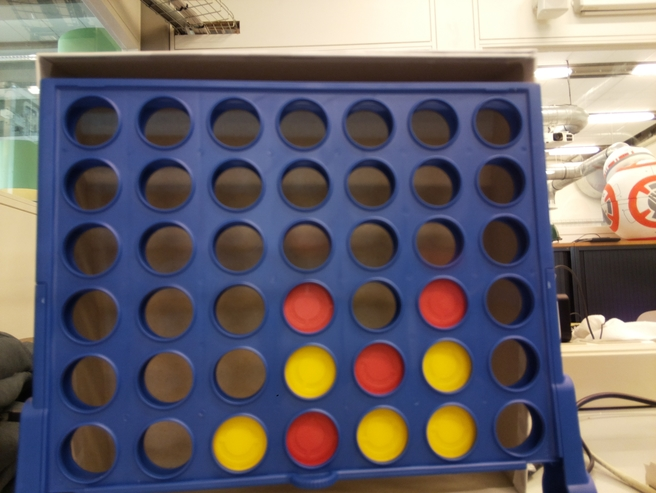
#> input picture VisionCode/board.jpg, 656 x 493 px
$ python getBothCircles.py   (Python 2 division)
#> lines starting #> are read from the running program, lines starting #| are printed output that depends on the picture; after the words box and inside, x2 and y2 are one past the last pixel; in counts of white or black regions, pixels touching at a corner belong together
#!/usr/bin/python

from __future__ import print_function

import cv2 as cv
import numpy as np
import sys
import os

def main():
	'''
	This code will filter out all colors except RED
	Then it will search for circles and will find only the RED circles.
	'''
	print(__doc__)
        d_hc = [30, 10, 20, 30]
	c_red = "red"
	c_yellow = "yellow"

	try:
		fn = sys.argv[1]
	except IndexError:
		fn = "board.jpg"
#Read/import the picture
	source = cv.imread(fn)
#> source is the input picture: shape (493, 656, 3); mean B, G, R 105.9, 101.1, 107.4
	print (source.shape)
#| (493, 656, 3)
#Blur the image
	blur = cv.medianBlur(source, 5)

#make a HSV image from the blurred picture
	hsv = cv.cvtColor(blur, cv.COLOR_BGR2HSV)
#> hsv: shape (493, 656, 3); mean H, S, V 65.5, 110.1, 133.8
#HSV. H: Hue, S: Saturation, V: Value
#lower_red lowest values.	H:  0, S:90, V:0
#upper_red highest values	H:20, S:255, V:255
	lower_red = np.array([0, 71,0])
	upper_red = np.array([15, 255,255])

        lower_red2 = np.array([177, 0, 0])
        upper_red2 = np.array([255, 255, 255])
#lower_yellow lowest values H: 20, S:190, V: 20
#upper_yellow lowest values H: 30, S:255, V:255
	lower_yellow = np.array([20,190,20])
	upper_yellow = np.array([30,255,255])
#apply the filter ranges
	mask_red_low	= cv.inRange(hsv, lower_red, upper_red)
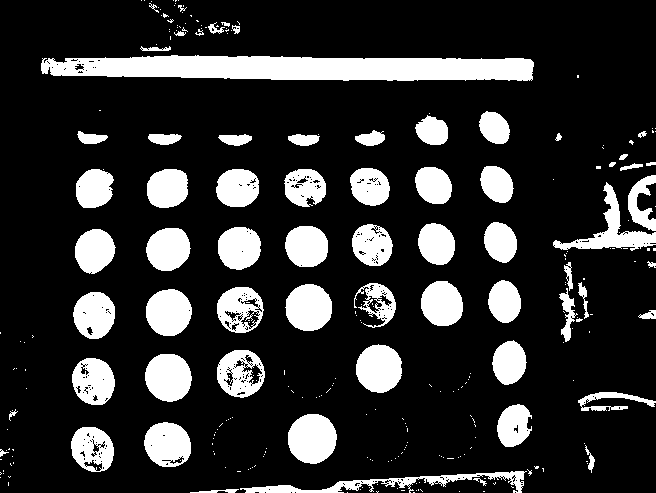
#> mask_red_low: shape (493, 656); 18.9% white; 275 white regions (209 under 20 px), largest, box (x1, y1, x2, y2) and area: (41, 55, 534, 81) 10310, (288, 414, 337, 464) 1926, (240, 471, 527, 493) 1779
        mask_red_high   = cv.inRange(hsv, lower_red2, upper_red2)
#> mask_red_high: shape (493, 656); 0.36% white in thin lines or dots, all inside (x1, y1, x2, y2) = (70, 64, 656, 493)
	mask_yellow     = cv.inRange(hsv, lower_yellow, upper_yellow)
#> mask_yellow: shape (493, 656); 3% white; 5 white regions, box (x1, y1, x2, y2) and area: (214, 417, 266, 470) 2152, (358, 410, 406, 461) 1945, (286, 347, 335, 397) 1941, (428, 407, 473, 457) 1795, (424, 342, 469, 391) 1730
#output for erode
	red_mask       = cv.add(mask_red_low, mask_red_high)
#> red_mask: shape (493, 656); 19.3% white; 356 white regions (288 under 20 px), largest, box (x1, y1, x2, y2) and area: (41, 55, 534, 82) 10416, (287, 413, 337, 465) 2022, (356, 344, 403, 393) 1832
        #cv.imshow("mask_yellow", mask_yellow)
        yellow_mask 	= mask_yellow
#erode for better quality
        kernel = np.ones((5,5), np.uint8)
        red_erode       = cv.erode(red_mask, kernel, iterations = 4)
#> red_erode: shape (493, 656); 2.7% white; 30 white regions (7 under 20 px), largest, box (x1, y1, x2, y2) and area: (108, 64, 524, 73) 2250, (296, 423, 328, 455) 676, (365, 354, 394, 384) 569
        yellow_erode    = cv.erode(yellow_mask, kernel, iterations = 3)
#> yellow_erode: shape (493, 656); 1.4% white; 5 white regions, box (x1, y1, x2, y2) and area: (221, 424, 259, 463) 1047, (365, 416, 399, 454) 910, (293, 354, 328, 390) 902, (435, 414, 467, 450) 805, (431, 349, 462, 384) 757
        cv.imshow("rip", yellow_erode)
        for i in range(4):
                red_erode = cv.dilate(red_erode, kernel, iterations = 1)
                red_erode = cv.bitwise_and(red_erode, red_erode, mask = red_mask)
                yellow_erode = cv.dilate(yellow_erode, kernel, iterations = 1)
                yellow_erode = cv.bitwise_and(yellow_erode, yellow_mask, mask = yellow_mask)
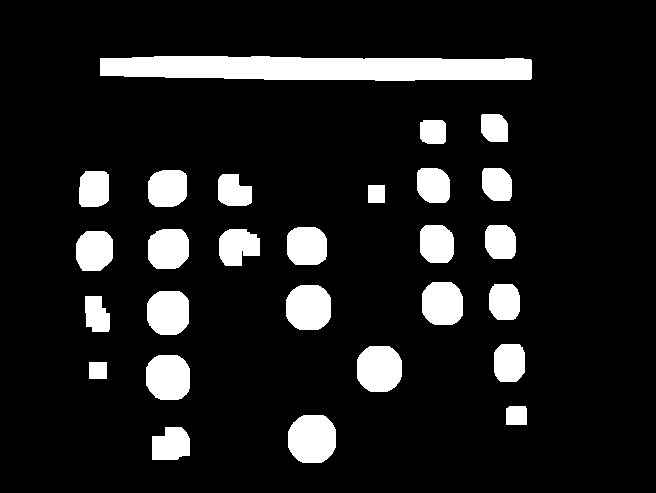
#> red_erode: shape (493, 656); 11.8% white; 27 white regions, largest, box (x1, y1, x2, y2) and area: (100, 56, 532, 81) 9354, (288, 415, 336, 463) 1956, (357, 346, 402, 392) 1769
#output mask for futher work
        out_red     = red_erode
        out_yellow  = yellow_erode
#show the color image with mask.
	res_red 	= cv.bitwise_and(blur, blur, mask = out_red)
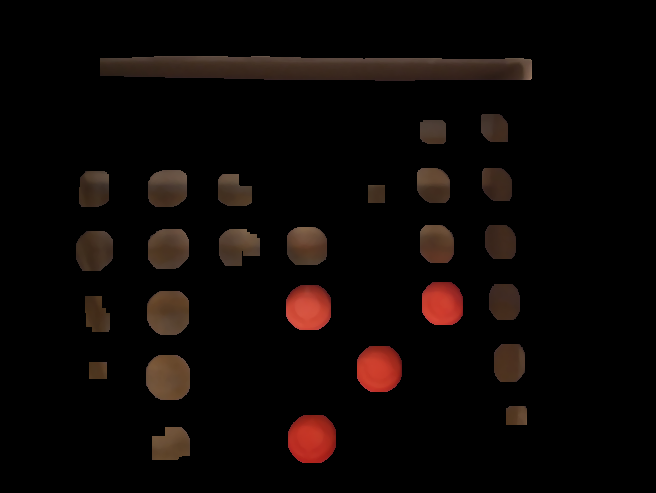
#> res_red: shape (493, 656, 3); mean B, G, R 4.9, 6.5, 11.3
	res_yellow 	= cv.bitwise_and(blur, blur, mask = out_yellow)
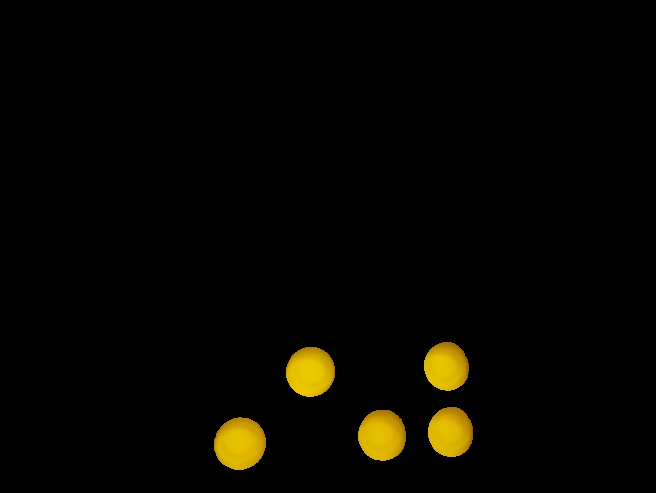
#> res_yellow: shape (493, 656, 3); mean B, G, R 0.1, 5, 6.2
#show image
	cv.imshow("source", source)
# [6 lines of commented-out code are left out]
	save_red = "REDblackwhiteboard.jpg"
	save_yellow = "YELLOWblackwhiteboard.jpg"
	cv.imwrite(save_red, out_red)
        cv.imwrite(save_yellow, out_yellow)
#detect the red circles
	src_r = cv.imread(save_red)
	img_r = cv.medianBlur(cv.cvtColor(src_r, cv.COLOR_BGR2GRAY), 5)
	cimg_r = src_r.copy() # numpy function
	circles = cv.HoughCircles(img_r, cv.HOUGH_GRADIENT, 1, 10, np.array([]), d_hc[0], d_hc[1], d_hc[2], d_hc[3])
#> circles = [[378.5, 368.5, 23.5], [312.5, 439.5, 25.4], [308.5, 307.5, 23.3], [305.5, 245.5, 21], [168.5, 312.5, 22.9], [167.5, 248.5, 20.35], [441.5, 301.5, 20.7], [166.5, 376.5, 22.3], [239.5, 249.5, 21.6]]
	# Check if circles have been found and only then iterate over these and add them to the image
        cir_red = src_r
	if circles is not None and len(circles):
		print(circles)
#| [[[378.5  368.5   23.5 ]
#|   [312.5  439.5   25.4 ]
#|   [308.5  307.5   23.3 ]
#|   [305.5  245.5   21.  ]
#|   [168.5  312.5   22.9 ]
#|   [167.5  248.5   20.35]
#> (further printed lines are left out)
		a, b, c = circles.shape
		for i in range(b):
		    cv.circle(cimg_r, (circles[0][i][0], circles[0][i][1]), circles[0][i][2], (0, 0, 255), 3, cv.LINE_AA)
		    cv.circle(cimg_r, (circles[0][i][0], circles[0][i][1]), 2, (0, 255, 0), 3, cv.LINE_AA)
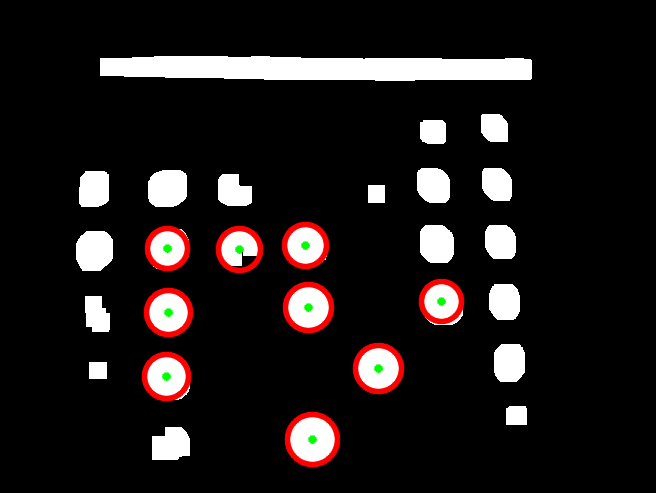
#> cimg_r: shape (493, 656, 3); mean B, G, R 26.6, 27, 32.1
		cir_red = cimg_r
		index_red = (i+1)
#detect the yellow circles
	src_y = cv.imread(save_yellow)
	img_y = cv.medianBlur(cv.cvtColor(src_y, cv.COLOR_BGR2GRAY), 5)
	cimg_y = src_y.copy() # numpy function
	circles2 = cv.HoughCircles(img_y, cv.HOUGH_GRADIENT, 1, 10, np.array([]), d_hc[0], d_hc[1], d_hc[2], d_hc[3])
#> circles2 = [[238.5, 443.5, 25.7], [309.5, 372.5, 24.3], [446.5, 365.5, 23.4], [381.5, 433.5, 23.8], [450.5, 432.5, 22.9]]
	cir_yellow = src_y
        if circles2 is not None and len(circles2):
		print(circles2)
#| [[[238.5 443.5  25.7]
#|   [309.5 372.5  24.3]
#|   [446.5 365.5  23.4]
#|   [381.5 433.5  23.8]
#|   [450.5 432.5  22.9]]]
		a, b, c = circles2.shape
		for i in range(b):
		    cv.circle(cimg_y, (circles2[0][i][0], circles2[0][i][1]), circles2[0][i][2], (0, 255, 255), 3, cv.LINE_AA)
		    cv.circle(cimg_y, (circles2[0][i][0], circles2[0][i][1]), 2, (0, 255, 0), 3, cv.LINE_AA)
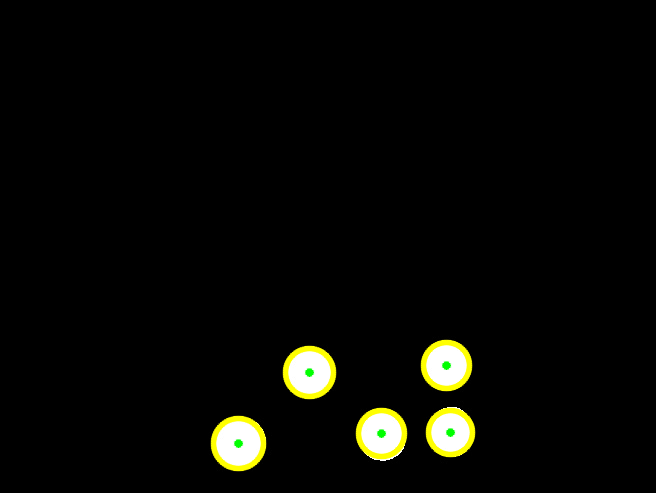
#> cimg_y: shape (493, 656, 3); mean B, G, R 5.1, 8.6, 8.3
		cir_yellow = cimg_y
		index_yellow = (i+1)
# [7 lines of commented-out code are left out]
		array1 = read_circles(circles, 	index_red)
#> the loop in read_circles, `for j in range(i):` made 9 passes
#> (point_x, point_y) on passes 1 to 8: (378.5, 368.5), (312.5, 439.5), (308.5, 307.5), (305.5, 245.5), (168.5, 312.5), (167.5, 248.5), (441.5, 301.5), (166.5, 376.5)
#> after the loop in read_circles, `for j in range(i):`: data = [[378.5, 368.5], [312.5, 439.5], [308.5, 307.5], [305.5, 245.5], [168.5, 312.5], [167.5, 248.5], [441.5, 301.5], [166.5, 376.5], [239.5, 249.5]]
#> array1 has the same summary as data in read_circles
		array2 = read_circles(circles2, index_yellow)
#> the loop in read_circles (call 2), `for j in range(i):` made 5 passes
#> (point_x, point_y) on passes 1 to 5: (238.5, 443.5), (309.5, 372.5), (446.5, 365.5), (381.5, 433.5), (450.5, 432.5)
#> array2 = [[238.5, 443.5], [309.5, 372.5], [446.5, 365.5], [381.5, 433.5], [450.5, 432.5]]
#Show found circels and output on display
	cv.imshow("detected circles red", 	cir_red)
	cv.imshow("detected circles yellow", 	cir_yellow)
        cv.imshow("all", cv.add(cir_red, cir_yellow))
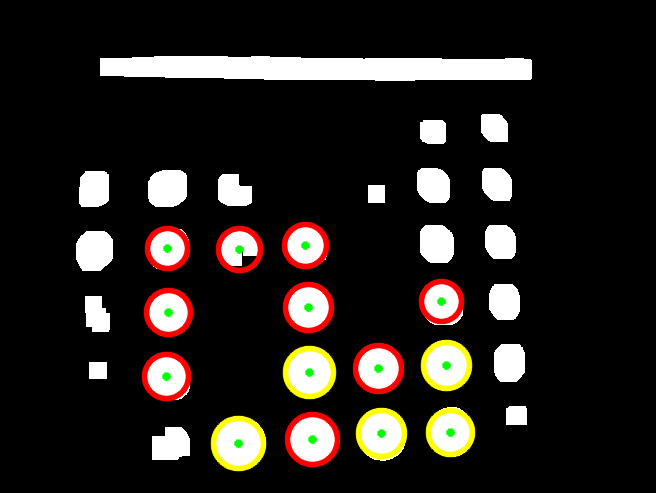
#> window 'all': shape (493, 656, 3); mean B, G, R 31.7, 35.6, 40.4
	print_arrays(array1, array2, index_red, index_yellow)
#| Colortype: RED. 	Discs: 9
#> the loop in print_circles, `for j in range(i):` made 9 passes
#| 	x:378.5		y:368.5
#| 	x:312.5		y:439.5
#| 	x:308.5		y:307.5
#| 	x:305.5		y:245.5
#| 	x:168.5		y:312.5
#> (further printed lines are left out)
#| Colortype: Yellow. 	Discs: 5
#> the loop in print_circles (call 2), `for j in range(i):` made 5 passes
#| 	x:238.5		y:443.5
#| 	x:309.5		y:372.5
#| 	x:446.5		y:365.5
#| 	x:381.5		y:433.5
#| 	x:450.5		y:432.5
#| Total amount of discs: 14
#End the program with ESC
	while True:
		k = cv.waitKey(5) & 0xFF
#> (key Esc is pressed here)
		if k == 27:
			break
	cv.destroyAllWindows()

#Functions ---------------------------------------------------------------------------
def read_circles(a_circles, i):
	data = [[0 for x in range(2)] for y in range(i)]
	for j in range(i):
		point_x = a_circles[0][j][0]
		point_y = a_circles[0][j][1]
		data[j][0] = point_x
		data[j][1] = point_y
#	print (str(data[0][0]))
	return data

def print_arrays(array_r, array_y, index_r, index_y):
	print()
	print("Colortype: RED. \tDiscs: " + str(index_r))
	print_circles(array_r, index_r)
	print()
	print("Colortype: Yellow. \tDiscs: " + str(index_y))
	print_circles(array_y, index_y)
	print("Total amount of discs: " + str(index_r + index_y))
        if index_r > index_y:
		print("Yellow is on set")
	else:
		print("Red is on set")
	return 1

def print_circles(array, i):
	print()
	for j in range(i):
		print("\tx:" + str(array[j][0]) + "\t\ty:" + str(array[j][1]))
	return 1


if __name__ == '__main__':
	main()

$ run again, with VisionCode/20180607-2.jpg copied over VisionCode/board.jpg
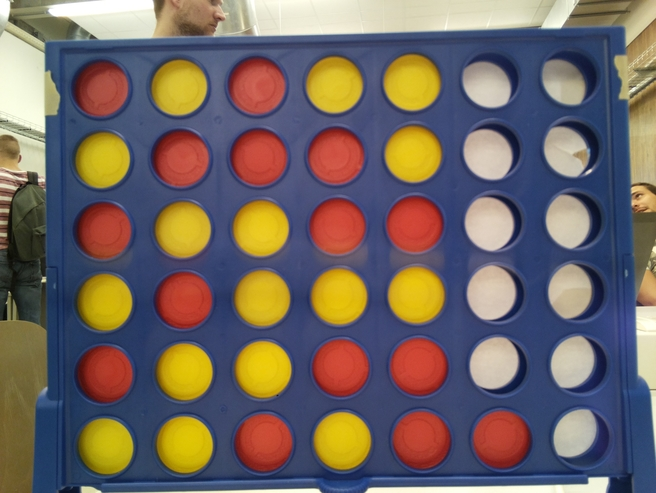
#> input picture VisionCode/20180607-2.jpg, 656 x 493 px
#> in main, source is the input picture: shape (493, 656, 3); mean B, G, R 97.9, 103.1, 115
#| (493, 656, 3)
#> hsv: shape (493, 656, 3); mean H, S, V 71.7, 125.5, 141.3
#> mask_red_low: shape (493, 656); 11.1% white; 146 white regions (121 under 20 px), largest, box (x1, y1, x2, y2) and area: (394, 413, 449, 467) 2361, (237, 415, 292, 470) 2361, (391, 339, 446, 393) 2334
#> mask_red_high: shape (493, 656); 0.53% white in thin lines or dots, all inside (x1, y1, x2, y2) = (43, 34, 638, 471)
#> mask_yellow: shape (493, 656); 11.2% white; 16 white regions, largest, box (x1, y1, x2, y2) and area: (315, 414, 370, 469) 2422, (157, 418, 212, 473) 2380, (157, 345, 212, 400) 2370
#> red_mask: shape (493, 656); 11.6% white; 198 white regions (173 under 20 px), largest, box (x1, y1, x2, y2) and area: (236, 414, 292, 471) 2463, (393, 412, 450, 468) 2462, (391, 339, 447, 394) 2432
#> circles = 15 rows, first 8: [420.5, 439.5, 27.5], [414.5, 224.5, 26.7], [418.5, 365.5, 27.5], [501.5, 438.5, 27.1], [340.5, 366.5, 27.1], [104.5, 372.5, 26.6], [262.5, 441.5, 27.9], [184.5, 300.5, 27.3]
#> (printed output is left out)
#> after the loop in main, `for i in range(b):`:
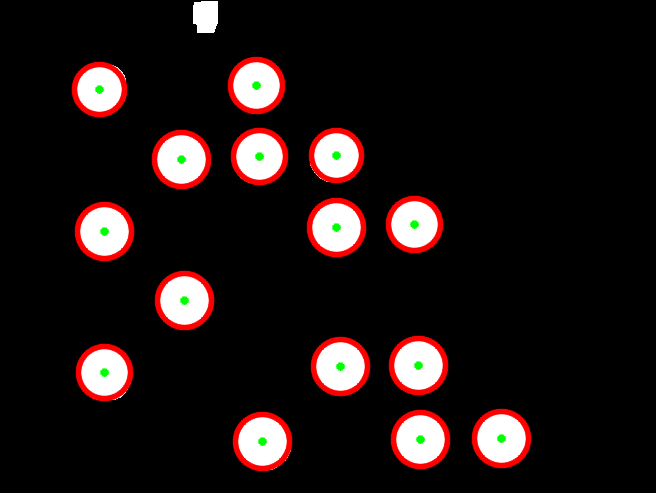
#> cimg_r: shape (493, 656, 3); mean B, G, R 20.8, 21.4, 31.7
#> circles2 = 16 rows, first 8: [181.5, 228.5, 26.1], [342.5, 441.5, 27.5], [339.5, 296.5, 26.7], [183.5, 445.5, 27.3], [100.5, 159.5, 26.6], [184.5, 372.5, 27.5], [104.5, 302.5, 26.8], [177.5, 87.5, 24.6]
#> (printed output is left out)
#> the loop in read_circles, `for j in range(i):` made 15 passes
#> (point_x, point_y) on passes 1 to 8: (420.5, 439.5), (414.5, 224.5), (418.5, 365.5), (501.5, 438.5), (340.5, 366.5), (104.5, 372.5), (262.5, 441.5), (184.5, 300.5)
#> after the loop in read_circles, `for j in range(i):`: data = [[420.5, 439.5], [414.5, 224.5], [418.5, 365.5], [501.5, 438.5], [340.5, 366.5], [104.5, 372.5], [262.5, 441.5], [184.5, 300.5], [256.5, 85.5], [99.5, 89.5], [181.5, 159.5], [336.5, 155.5], [259.5, 156.5], [336.5, 227.5], [104.5, 231.5]]
#> array1 has the same summary as data in read_circles
#> the loop in read_circles (call 2), `for j in range(i):` made 16 passes
#> (point_x, point_y) on passes 1 to 8: (181.5, 228.5), (342.5, 441.5), (339.5, 296.5), (183.5, 445.5), (100.5, 159.5), (184.5, 372.5), (104.5, 302.5), (177.5, 87.5)
#> array2 = [[181.5, 228.5], [342.5, 441.5], [339.5, 296.5], [183.5, 445.5], [100.5, 159.5], [184.5, 372.5], [104.5, 302.5], [177.5, 87.5], [261.5, 369.5], [262.5, 298.5], [415.5, 293.5], [333.5, 84.5], [103.5, 447.5], [261.5, 226.5], [414.5, 154.5], [410.5, 81.5]]
#> in main, `cv.imshow("all", cv.add(cir_red, cir_yellow))`:
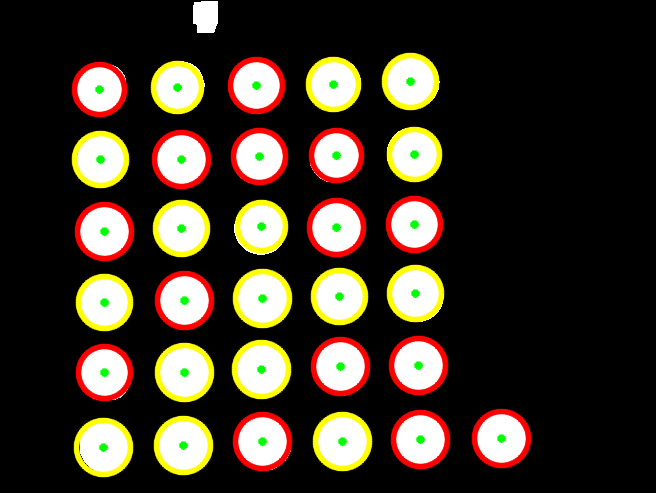
#> window 'all': shape (493, 656, 3); mean B, G, R 41.5, 54.3, 63.8
#| Colortype: RED. 	Discs: 15
#> the loop in print_circles, `for j in range(i):` made 15 passes
#| 	x:420.5		y:439.5
#| 	x:414.5		y:224.5
#| 	x:418.5		y:365.5
#| 	x:501.5		y:438.5
#| 	x:340.5		y:366.5
#> (further printed lines are left out)
#| Colortype: Yellow. 	Discs: 16
#> the loop in print_circles (call 2), `for j in range(i):` made 16 passes
#| 	x:181.5		y:228.5
#| 	x:342.5		y:441.5
#| 	x:339.5		y:296.5
#| 	x:183.5		y:445.5
#| 	x:100.5		y:159.5
#> (further printed lines are left out)
#| Total amount of discs: 31
